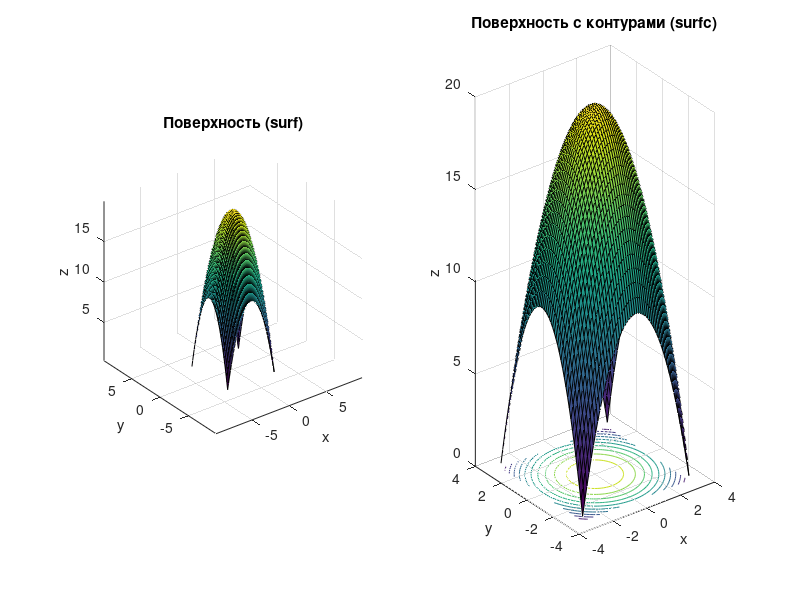
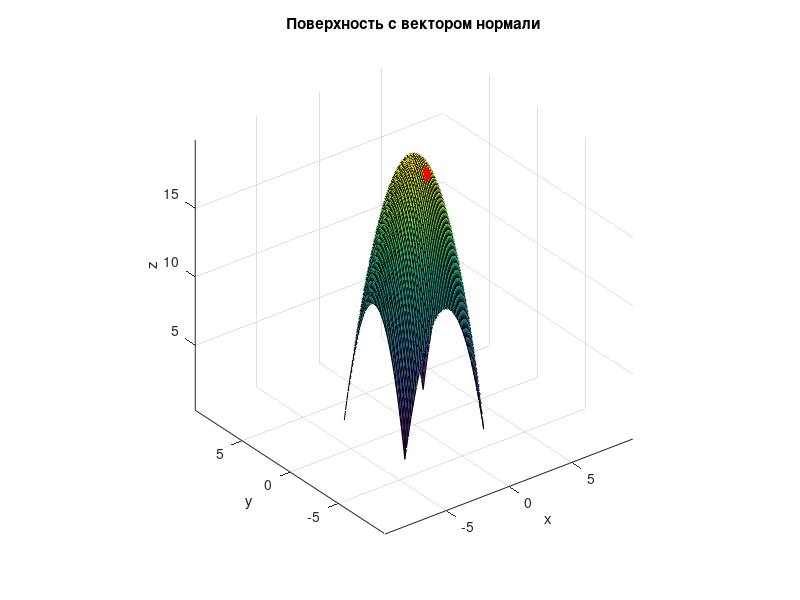
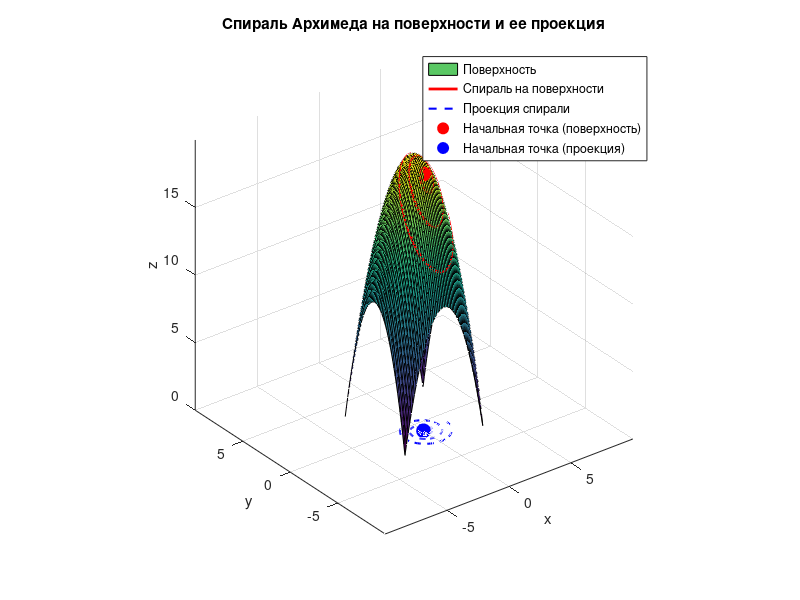

Source code (MATLAB) for these figures, in order:
clear all;
close all;


x = linspace(-pi, pi, 50);
y = linspace(-pi, pi, 50);
[X, Y] = meshgrid(x, y);


Z = 20 - X.^2 - Y.^2;


figure;
subplot(1,2,1);
surf(X, Y, Z);
title('Поверхность (surf)');
xlabel('x');
ylabel('y');
zlabel('z');
axis equal;
grid on;

subplot(1,2,2);
surfc(X, Y, Z);
title('Поверхность с контурами (surfc)');
xlabel('x');
ylabel('y');
zlabel('z');
axis equal;
grid on;


x0 = 0;
y0 = -1;
z0 = 20 - x0^2 - y0^2;


dz_dx = -2*x0;
dz_dy = -2*y0;


normal_vector = [dz_dx, dz_dy, -1];
normal_vector = normal_vector / norm(normal_vector);


figure;
surf(X, Y, Z);
hold on;


plot3(x0, y0, z0, 'ro', 'MarkerSize', 10, 'MarkerFaceColor', 'r');


quiver3(x0, y0, z0, normal_vector(1), normal_vector(2), normal_vector(3), 'r', 'LineWidth', 2);
title('Поверхность с вектором нормали');
xlabel('x');
ylabel('y');
zlabel('z');
axis equal;
grid on;
hold off;


R = 0.1;
phi = linspace(0, 6*pi, 300);


r = R * phi;
x_spiral = r .* cos(phi);
y_spiral = r .* sin(phi);


x_spiral = x_spiral + x0;
y_spiral = y_spiral + y0;


z_spiral = 20 - x_spiral.^2 - y_spiral.^2;


figure;
surf(X, Y, Z);
hold on;


plot3(x_spiral, y_spiral, z_spiral, 'r-', 'LineWidth', 2);


plot3(x_spiral, y_spiral, zeros(size(z_spiral)), 'b--', 'LineWidth', 1.5);


plot3(x0, y0, z0, 'ro', 'MarkerSize', 10, 'MarkerFaceColor', 'r');
plot3(x0, y0, 0, 'bo', 'MarkerSize', 10, 'MarkerFaceColor', 'b');

title('Спираль Архимеда на поверхности и ее проекция');
xlabel('x');
ylabel('y');
zlabel('z');
legend('Поверхность', 'Спираль на поверхности', 'Проекция спирали', 'Начальная точка (поверхность)', 'Начальная точка (проекция)');
axis equal;
grid on;
hold off;
